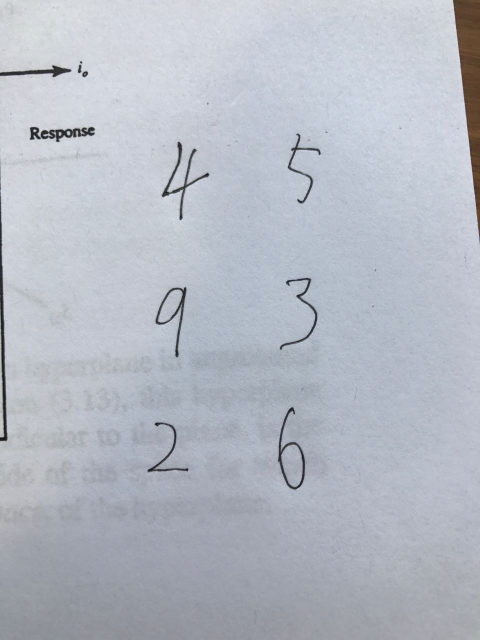
#> input picture 1.jpeg, 960 x 1280 px (shown at 1/2 size)
$ python pht.py   (Python 2 division)
#> lines starting #> are read from the running program, lines starting #| are printed output that depends on the picture
import numpy as np
import re
import matplotlib.pyplot as plt
from scipy.ndimage.filters import gaussian_filter
import input_data
import cv2

ks=30
ker = np.ones((ks,ks))/ks/ks
img=cv2.imread('1.jpeg')
#> img is the input picture: shape (1280, 960, 3); mean B, G, R 195.9, 186.1, 181.1
gray = cv2.cvtColor( img, cv2.COLOR_RGB2GRAY )
sh= gray.shape
#> sh = (1280, 960)
gray=cv2.resize(gray,(sh[0]/5,sh[1]/5))
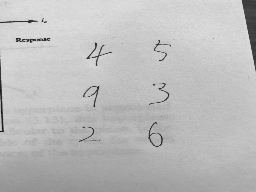
#> gray: shape (192, 256); min 24, max 226, mean 188.3
sh= gray.shape
#> sh = (192, 256)
cropy=60
cropx=30
gray=gray[cropx:sh[0]-cropx,cropy:sh[1]-cropy]
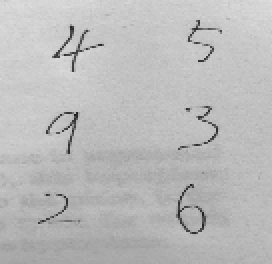
#> gray: shape (132, 136) (shown 2 times larger); min 30, max 222, mean 187
gray=255-(gray-np.min(gray))*(255/np.max(gray))
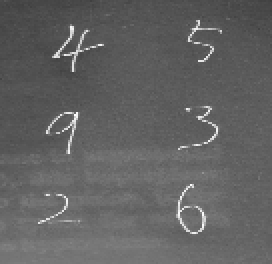
#> gray: shape (132, 136) (shown 2 times larger); min 63, max 255, mean 98
gray=gray-np.mean(gray)
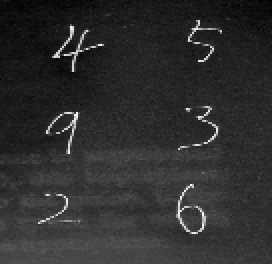
#> gray: shape (132, 136) float64 (shown 2 times larger); min -35, max 157, mean 0; drawn with min black and max white
#gray=cv2.filter2D(gray.astype(float),-1,ker)
gray = cv2.GaussianBlur(gray,(9,9),0)
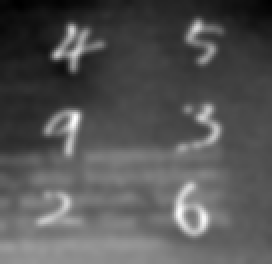
#> gray: shape (132, 136) float64 (shown 2 times larger); min -28.82, max 57.23, mean 0; drawn with min black and max white
sh= gray.shape
#> sh = (132, 136)
k=0
loc=np.zeros((1,2))
for i in range(ks,sh[0]-ks):
    for j in range(ks,sh[1]-ks):
        if((gray[i,j]>gray[i-1,j]) and (gray[i,j]>gray[i-1,j-1]) and gray[i,j]>gray[i,j-1]):
            if((gray[i,j]>gray[i+1,j]) and (gray[i,j]>gray[i+1,j+1]) and gray[i,j]>gray[i,j+1]):
                if((gray[i,j]>gray[i+1,j-1]) and (gray[i,j]>gray[i-1,j+1])):
                    k=k+1
                    loc=np.vstack((loc,np.array([i,j])))
#> after the loop, k = 42
loc=loc.astype(int)
print loc

for i in xrange(k):
    gray=cv2.circle(gray.astype(np.uint8), (loc[i+1,0],loc[i+1,1]), 10,255)
#> this loop made 42 passes
#> pass 1, `gray=cv2.circle(gray.astype(np.uint8), (loc[i+1,0],loc[i+1,1]), 10,255)`:
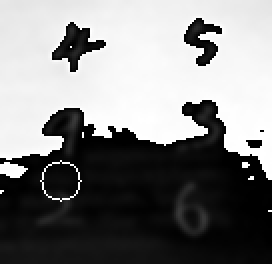
#> gray: shape (132, 136) (shown 2 times larger); min 0, max 255, mean 127.9
#> after the loop:
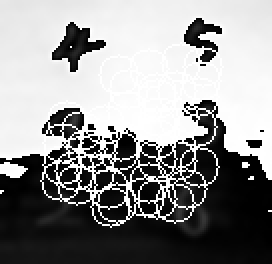
#> gray: shape (132, 136) (shown 2 times larger); min 0, max 255, mean 143.8
cv2.imshow("gray",gray)
cv2.waitKey(0)
